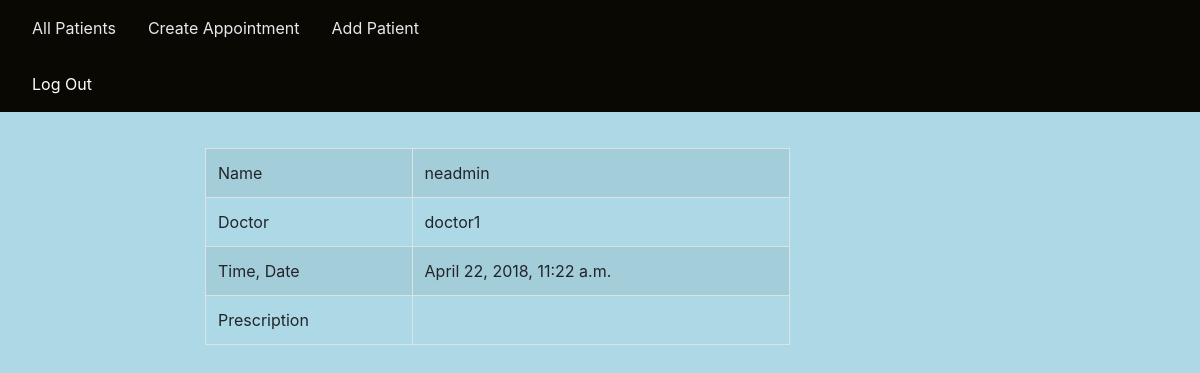
/appointment/view/1/, run on the app's committed database.
### pm/models.py (models this page shows)
class Appointment(models.Model):
    id = models.AutoField(primary_key = True)
    patient = models.ForeignKey(
        User,
        on_delete = models.CASCADE,
        limit_choices_to = Q(user_type = 1), # type 1 = patient
        related_name = 'patient',
        null = True,
    )
    doctor = models.ForeignKey(
        User,
        on_delete = models.CASCADE,
        limit_choices_to = Q(user_type = 2), # type 2 = doctor
        related_name = 'doctor',
        null = True,
    )
    date_time = models.DateTimeField(auto_now = True)
    blood_pressure = models.CharField(max_length = 10, null = True)
    breath_rate = models.PositiveSmallIntegerField(null = True) # units: bpm
    pulse_rate = models.PositiveSmallIntegerField(null = True) # units: bpm
    body_temperature = models.DecimalField(max_digits = 5, decimal_places = 2, null=True)
    report = models.TextField(max_length = 500, null = True)
    prescription = models.TextField(max_length = 500, null = True)
    prognosis = models.TextField(max_length = 500, null = True)

class User(AbstractUser):
    USER_TYPE_CHOICES = (
        (1,'patient'),
        (2,'doctor'),
        (3,'staff'),
    )
    user_type = models.PositiveSmallIntegerField(null=True,choices = USER_TYPE_CHOICES)
    date_of_birth = models.DateField(auto_now=False, auto_now_add=False, null=True)
    phone = models.CharField(null=True, max_length=15)
    GENDER_CHOICES = (
        ('Male', 'Male'),
        ('Female', 'Female'),
        ('Other', 'Other'),
    )
    gender = models.CharField(
        max_length = 6,
        choices = GENDER_CHOICES,
        null = True,
        default = 'Other',
    )
    BLOOD_GROUP_CHOICES = (
        ('A+','A+'),
        ('A-','A-'),
        ('B+','B+'),
        ('B-','B-'),
        ('O+','O+'),
        ('O-','O-'),
        ('AB+','AB+'),
        ('AB-','AB-'),
        ('Other','Other'),
    )
    blood_group = models.CharField(
        max_length = 5,
        choices = BLOOD_GROUP_CHOICES,
        null = True,
        default = 'Other',
    )

### pm/views.py (the view)
# urls.py: path('appointment/view/<int:id>/', views.appointment_view, name = 'appointment_view'),
def appointment_view(request, id):
    appt = get_object_or_404(Appointment, pk = id)
    context = {
        'appt': appt,
    }
    return render(request, 'pm/appointment_view.html', context)

### templates/pm/appointment_view.html (shortened to what this page needs)
{% extends "pm/base.html" %}
{% block s %}
<div class="appt">
        <p style="padding:10px;" ></p>
        <div class="row" >
                <div class="col-sm-2">
                    </div>
                <div class="col-sm-6">
                        <table class="table table-striped table-bordered table-hover">
                                <tr>
                                  <td>Name</td>
                                  <td>
                                        {{ appt.patient.first_name }}
                                </td>
                                </tr>
                                <tr>
                                  <td>Doctor</td>
                                  <td>{{ appt.doctor }}</td>
                                </tr>
                                <tr>
                                  <td>Time, Date</td>
                                  <td>{{ appt.date_time }}</td>
                                </tr>
                                <tr>
                                        <td>Prescription</td>
                                        <td>{{ appt. }}</td>
                                 </tr>
                        </table>
                    </div>
    </div>
   </div>
{% endblock %}

### pm/static/css/test.css (style rules this page uses)
body { background-color: lightblue; }
td { border: 2px solid #020101; text-align: left; padding: 8px; }

### data on the page
Appointment: patient.first_name "neadmin", doctor "doctor1", date_time "April 22, 2018, 11:22 a.m."
